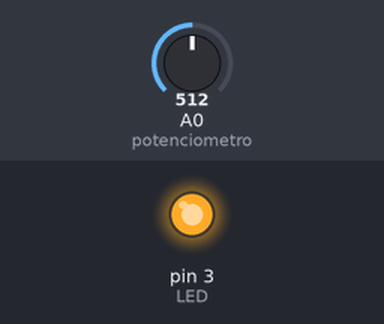
This sketch was run on a simulated Arduino Uno, built with avr-gcc and run on an emulated ATmega328P. On the bench: output pins drawn as LEDs (lit = HIGH). Inputs (shaded band) come from the test bench; at power-on: A0 (potenciometro) = 512.

Above: at 1.3 s.
1.4 s: A0 (potenciometro) set to 0
At 2.7 s:
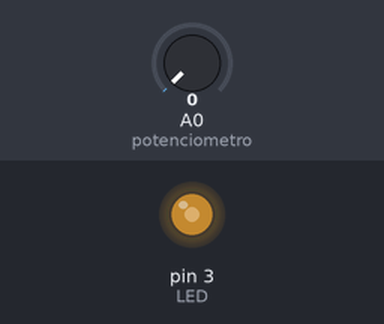
3.0 s: A0 (potenciometro) set to 122
At 3.3 s:
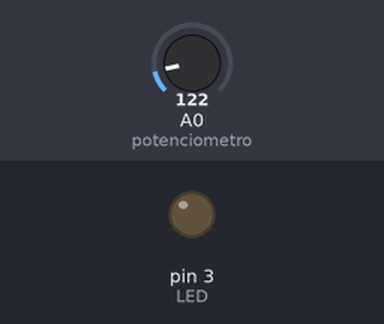
Timing chart, 0 to 12.1 s (numbered marks = the images above; inputs shaded):
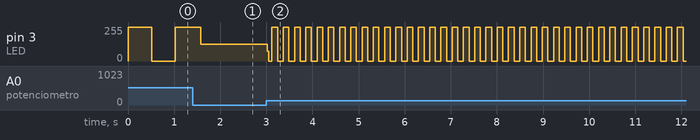

The sketch:

controlandoUmLED.ino
```cpp
int LED = 3, potenciometro = A0;

void setup() {
  pinMode(LED, OUTPUT);
  Serial.begin(9600);
}

void loop() {
  digitalWrite(LED, HIGH);
  delay(analogRead(potenciometro));
  digitalWrite(LED, LOW);
  delay(analogRead(potenciometro));
}
```

Measured:
- after the input at 3.0 s, pin 3 (LED): 125/255 → 72/255 at once, then moves between 0/255 and 255/255, repeating every 0.49 s
